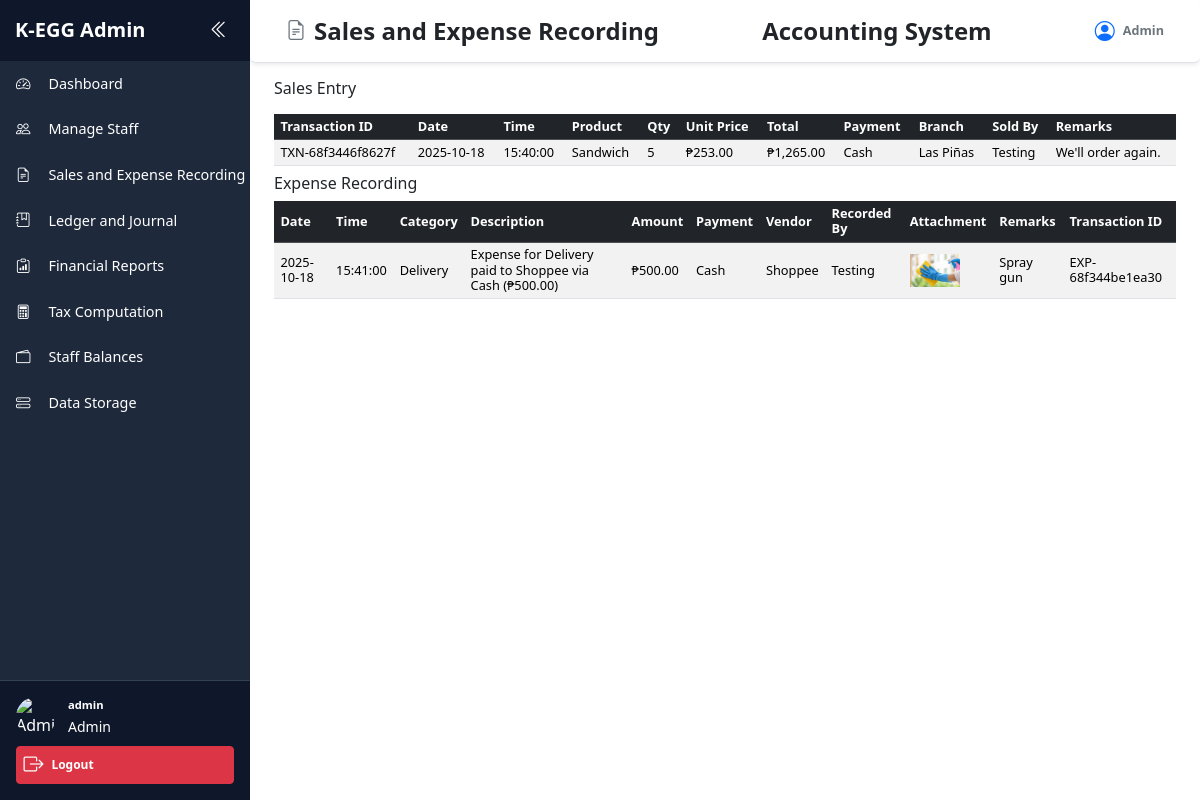
The page /admin/SAE.php (signed in) on the database its author committed.
### tables this page shows
CREATE TABLE `sales` (
  `id` int(11) NOT NULL,
  `transaction_id` varchar(50) NOT NULL,
  `date` date NOT NULL,
  `time` time NOT NULL,
  `product_name` varchar(100) NOT NULL,
  `quantity` int(11) NOT NULL,
  `unit_price` decimal(10,2) NOT NULL,
  `total_amount` decimal(10,2) NOT NULL,
  `payment_method` varchar(50) NOT NULL,
  `branch` varchar(100) NOT NULL,
  `sold_by` varchar(100) NOT NULL,
  `remarks` text DEFAULT NULL,
  `created_at` timestamp NOT NULL DEFAULT current_timestamp()
);

CREATE TABLE `expenses` (
  `id` int(11) NOT NULL,
  `transaction_id` varchar(50) NOT NULL,
  `date` date NOT NULL,
  `time` time NOT NULL,
  `category` varchar(100) NOT NULL,
  `description` text NOT NULL,
  `amount` decimal(10,2) NOT NULL,
  `payment_method` varchar(50) NOT NULL,
  `vendor` varchar(100) DEFAULT NULL,
  `branch` varchar(100) NOT NULL,
  `recorded_by` varchar(100) NOT NULL,
  `attachment` varchar(255) DEFAULT NULL,
  `remarks` text DEFAULT NULL,
  `created_at` timestamp NOT NULL DEFAULT current_timestamp()
);

### admin/SAE.php (the view, shortened to what this page needs)
<?php
$conn = new mysqli("localhost", "root", "", "capstone");
$sales = $conn->query("SELECT * FROM sales ORDER BY date DESC, time DESC LIMIT 20");
$result = $conn->query("SELECT * FROM expenses ORDER BY created_at DESC LIMIT 20");
?>
<!DOCTYPE html>
<html>
<head>
    <link href="https://cdn.jsdelivr.net/npm/bootstrap-icons@1.10.5/font/bootstrap-icons.css" rel="stylesheet">
    <link href="https://cdn.jsdelivr.net/npm/bootstrap@5.3.3/dist/css/bootstrap.min.css" rel="stylesheet">
    <link rel="stylesheet" href="admin.css">
</head>
<body>
<div class="dashboard-container d-flex flex-nowrap overflow-hidden">
    <div class="sidebar" id="sidebar">
        <div class="sidebar-header">
            <span class="brand">K-EGG Admin</span>
            <button class="toggle-btn" onclick="toggleSidebar()">
                <i class="bi bi-chevron-double-left"></i>
            </button>
        </div>
        <ul class="nav flex-column nav-items">
            <li class="nav-item" title="Dashboard">
                <a href="dashboard.php" class="nav-link d-flex align-items-center gap-2"><i class="bi bi-speedometer2"></i><span class="link-text">Dashboard</span></a>
            </li>
            <li class="nav-item" title="Manage Staff">
                <a href="manage_staff.php" class="nav-link d-flex align-items-center gap-2"><i class="bi bi-people"></i><span class="link-text">Manage Staff</span></a>
            </li>
            <li class="nav-item" title="Reports">
                <a href="SAE.php" class="nav-link d-flex align-items-center gap-2"><i class="bi bi-file-earmark-text"></i><span class="link-text">Sales and Expense Recording</span></a>
            </li>
            <li class="nav-item" title="Ledger and Journal">
                <a href="L&j.php" class="nav-link d-flex align-items-center gap-2"><i class="bi bi-journal-bookmark"></i><span class="link-text">Ledger and Journal</span></a>
            </li>
            <li class="nav-item" title="Financial Reports">
                <a href="financial_reports.php" class="nav-link d-flex align-items-center gap-2 active"><i class="bi bi-clipboard-data"></i><span class="link-text">Financial Reports</span></a>
            </li>
            <li class="nav-item" title="Tax Computation">
                <a href="tax_computation.php" class="nav-link d-flex align-items-center gap-2">
                <i class="bi bi-calculator"></i><span class="link-text">Tax Computation</span></a>
            </li>
            <li class="nav-item" title="Staff Balances">
                <a href="staff_balances.php" class="nav-link d-flex align-items-center gap-2">
                <i class="bi bi-wallet2"></i>
                <span class="link-text">Staff Balances</span></a>
            </li>
            <li class="nav-item" title="Data Storage">
                <a href="data_storage.php" class="nav-link d-flex align-items-center gap-2">
                <i class="bi bi-hdd-stack"></i>
                <span class="link-text">Data Storage</span></a>
            </li>
        </ul>
        <div class="sidebar-footer">
            <div class="user-profile">
                <img src="https://cdn-icons-png.flaticon.com/512/149/149071.png" alt="Admin Icon">
                <div class="user-info">
                    <strong><?= htmlspecialchars($_SESSION['admin']) ?></strong>
                    <small>Admin</small>
                </div>
            </div>
            <a href="logout.php" class="btn btn-sm btn-danger w-100 mt-2 logout-btn">
                <i class="bi bi-box-arrow-right"></i>
                <span class="logout-text">Logout</span>
            </a>
        </div>
    </div>
    <div class="main-content d-flex flex-column">
        <nav class="navbar navbar-expand-lg bg-white shadow-sm rounded mb-3 py-3 px-4 sticky-top w-100 border-bottom">
            <div class="container-fluid d-flex justify-content-between align-items-center">
                <h4 class="mb-0 fw-bold text-dark d-none d-md-flex align-items-center">
                    <i class="bi bi-file-earmark-text me-2 text-secondary fs-5"></i>Sales and Expense Recording
                </h4>
                <div class="d-flex align-items-center gap-2">
                <span class="h4 mb-0 fw-bold text-dark">Accounting System</span>
                </div>
                <div class="d-flex align-items-center gap-2 text-secondary small">
                <i class="bi bi-person-circle fs-5 text-primary"></i>
                <span class="fw-semibold">Admin</span>
                </div>
            </div>
        </nav>
        <div class="container-fluid content-area flex-grow-1 px-4 mb-4">
            <div class="gap-4">
                <div class>
                    <h4 class="mb-3">Sales Entry</h4>
                        <div class="table-responsive">
                            <table class="table table-sm table-hover table-striped align-middle mb-0">
                                <thead class="table-dark">
                                    <tr>
                                        <th>Transaction ID</th>
                                        <th>Date</th>
                                        <th>Time</th>
                                        <th>Product</th>
                                        <th>Qty</th>
                                        <th>Unit Price</th>
                                        <th>Total</th>
                                        <th>Payment</th>
                                        <th>Branch</th>
                                        <th>Sold By</th>
                                        <th>Remarks</th>
                                    </tr>
                                </thead>
                                <tbody>
                                    <?php if ($sales->num_rows > 0): ?>
                                        <?php while ($row = $sales->fetch_assoc()): ?>
                                            <tr>
                                                <td><?= htmlspecialchars($row['transaction_id']) ?></td>
                                                <td><?= htmlspecialchars($row['date']) ?></td>
                                                <td><?= htmlspecialchars($row['time']) ?></td>
                                                <td><?= htmlspecialchars($row['product_name']) ?></td>
                                                <td><?= $row['quantity'] ?></td>
                                                <td>₱<?= number_format($row['unit_price'], 2) ?></td>
                                                <td>₱<?= number_format($row['total_amount'], 2) ?></td>
                                                <td><?= htmlspecialchars($row['payment_method']) ?></td>
                                                <td><?= htmlspecialchars($row['branch']) ?></td>
                                                <td><?= htmlspecialchars($row['sold_by']) ?></td>
                                                <td><?= nl2br(htmlspecialchars($row['remarks'])) ?></td>
                                            </tr>
                                        <?php endwhile; ?>
                                    <?php else: ?>
                                        <tr><td colspan="11">No sales recorded yet.</td></tr>
                                    <?php endif; ?>
                                </tbody>
                            </table>
                        </div>
                    </div>
                    <div class="mt-2">
                        <h4>Expense Recording</h4>
                        <div class="table-responsive">
                            <table class="table table-sm table-hover table-striped align-middle mb-0">
                                <thead class="table-dark">
                                    <tr>
                                        <th>Date</th>
                                        <th>Time</th>
                                        <th>Category</th>
                                        <th>Description</th>
                                        <th>Amount</th>
                                        <th>Payment</th>
                                        <th>Vendor</th>
                                        <th>Recorded By</th>
                                        <th>Attachment</th>
                                        <th>Remarks</th>
                                        <th>Transaction ID</th>
                                    </tr>
                                </thead>
                                <tbody>
                                    <?php if ($result->num_rows > 0): ?>
                                        <?php while ($row = $result->fetch_assoc()): ?>
                                            <tr>
                                                <td><?= htmlspecialchars($row['date']) ?></td>
                                                <td><?= htmlspecialchars($row['time']) ?></td>
                                                <td><?= htmlspecialchars($row['category']) ?></td>
                                                <td><?= htmlspecialchars($row['description']) ?></td>
                                                <td>₱<?= number_format($row['amount'], 2) ?></td>
                                                <td><?= htmlspecialchars($row['payment_method']) ?></td>
                                                <td><?= htmlspecialchars($row['vendor']) ?></td>
                                                <td><?= htmlspecialchars($row['recorded_by']) ?></td>
                                                <td>
                                                    <?php if (!empty($row['attachment'])): ?>
                                                        <img src="<?= htmlspecialchars($row['attachment']) ?>" alt="Attachment" style="max-width: 50px; max-height: 50px;">
                                                    <?php else: ?>
                                                        N/A
                                                    <?php endif; ?>
                                                </td>
                                                <td><?= nl2br(htmlspecialchars($row['remarks'])) ?></td>
                                                <td><?= htmlspecialchars($row['transaction_id']) ?></td>
                                            </tr>
                                        <?php endwhile; ?>
                                    <?php else: ?>
                                        <tr><td colspan="11">No expenses recorded yet.</td></tr>
                                    <?php endif; ?>
                                </tbody>
                            </table>
                        </div>
                    </div>
                </div>
            </div>
        </div>
    </div>
</body>
</html>

### admin/admin.css (style rules this page uses)
html, body { margin: 0; padding: 0; font-family: 'Segoe UI', sans-serif; overflow-x: hidden; }
.dashboard-container { display: flex; height: 100vh; overflow: hidden; }
.main-content { margin-left: 250px; width: calc(100% - 250px); transition: all 0.3s; min-width: 0; overflow-x: hidden; }
.sidebar { width: 250px; background: #1e293b; color: white; height: 100vh; transition: width 0.3s; display: flex; flex-direction: column; position: fixed; overflow-x: hidden; }
.sidebar .link-text { display: inline; margin-left: 10px; font-size: 0.9rem; }
.sidebar-header { padding: 15px; display: flex; align-items: center; justify-content: space-between; background-color: #0f172a; }
.sidebar .brand { color: white; font-size: 1.25rem; font-weight: bold; white-space: nowrap; transition: opacity 0.3s, visibility 0.3s, transform 0.3s; }
.toggle-btn { background: none; border: none; color: white; font-size: 1.2rem; margin-left: 10px; }
.sidebar .nav-items { flex-grow: 1; padding: 0; list-style: none; }
.nav-items { flex-grow: 1; padding: 0; list-style: none; }
.nav-link { color: white; display: flex; align-items: center; padding: 0.75rem 1rem; text-decoration: none; transition: background 0.3s; white-space: nowrap; }
.nav-link i { font-size: 0.9rem; }
.sidebar-footer { padding: 1rem; background: #0f172a; border-top: 1px solid #334155; }
.user-profile { display: flex; align-items: center; gap: 0.75rem; }
.user-profile img { width: 30px; height: 30px; border-radius: 50%; }
.user-info strong { font-size: 0.7rem; display: block; }
.logout-btn { display: flex; align-items: center; justify-content: flex-start; gap: 0.5rem; padding: 0.375rem 0.75rem; font-weight: 600; }
.logout-btn i { font-size: 1.25rem; }
.user-profile img { width: 40px; height: 40px; }
.navbar { border-radius: 0.5rem; font-size: 0.9rem; backdrop-filter: blur(6px); transition: all 0.3s ease; }
.table-sm td, .table-sm th { padding: 0.3rem 0.4rem !important; font-size: 0.8rem !important; line-height: 1.2 !important; vertical-align: middle !important; }
.content-area, .card { font-size: 0.85rem !important; }
.table-responsive { font-size: 0.85rem !important; }
.content-area h4, .card-header h5 { font-size: 1rem !important; }
.btn-sm { padding: 0.2rem 0.4rem !important; font-size: 0.75rem !important; }
.table img { max-width: 40px; max-height: 40px; }

### rows shown on the page
sales: transaction "TXN-68f3446f8627f", date "2025-10-18", time "15:40:00", product_name "Sandwich", quantity "5", unit_price "253.00", total_amount "1,265.00", payment_method "Cash", branch "Las Piñas", sold_by "Testing", remarks "We'll order again."
expenses: date "2025-10-18", time "15:41:00", category "Delivery", description "Expense for Delivery paid to Shoppee via Cash (₱500.00)", amount "500.00", payment_method "Cash", vendor "Shoppee", recorded_by "Testing", attachment (picture), remarks "Spray gun", transaction "EXP-68f344be1ea30"

### other values the page prints
$_SESSION['admin'] "admin"
